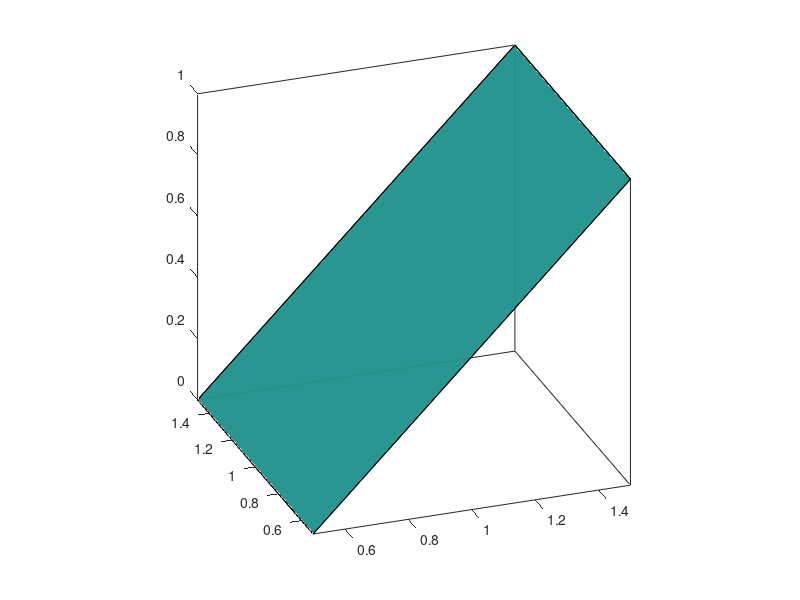

MATLAB code to generate this figure:
%Plot di un cubo

xc=1; yc=1; zc=1; %coordinate del centro

L=1; %lunghezza di uno spigolo
alpha=0.8; %trasparenza del cubo

x=[0 0 0 0 0 1;
   1 0 1 1 1 1;
   1 0 1 1 1 1;
   0 0 0 0 0 1];

y=[0 0 0 0 1 0;
   0 1 0 0 1 1;
   0 1 1 1 1 1; 
   0 0 1 1 1 0];

z=[0 0 1 0 0 0;
   0 0 1 0 0 0;
   1 1 1 0 1 1;
   1 1 1 0 1 1];

C= [0.1 0.5 0.9 0.9 0.1 0.5]; %colore per ogni faccia (ci sono 6 colori)

x = L*(x-0.5) + xc;
y = L*(y-0.5) + yc;
x = L*(z-0.5) + zc; 

figure(1)
fill3(x,y,z,C,'FaceAlpha',alpha);    % disegno il cubo
axis equal;
AZ=-20;         % azimuth
EL=25;          % elevation
view(AZ,EL);    % orientazione degli assi
